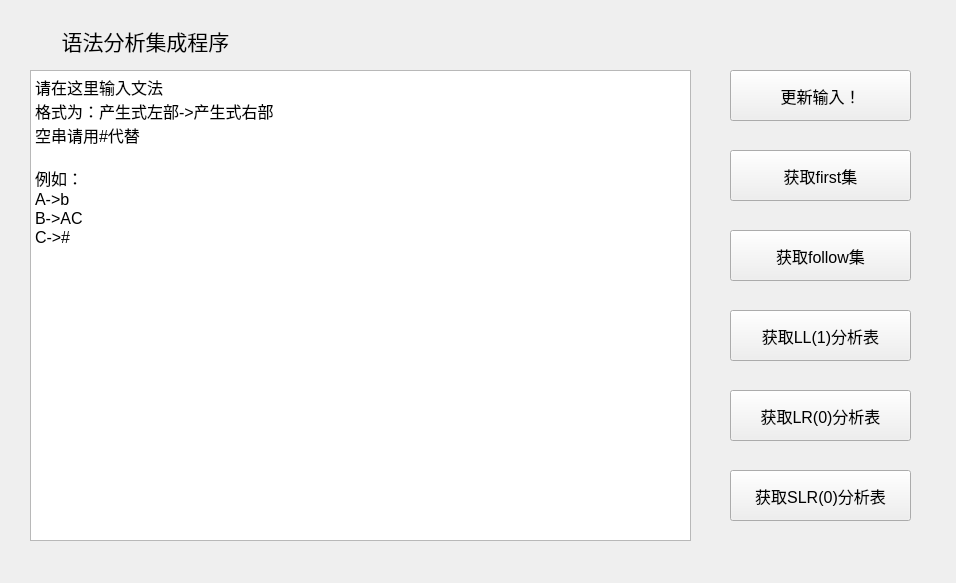
<?xml version="1.0" encoding="UTF-8"?>
<ui version="4.0">
 <class>MainWindow</class>
 <widget class="QMainWindow" name="MainWindow">
  <property name="geometry">
   <rect>
    <x>0</x>
    <y>0</y>
    <width>956</width>
    <height>583</height>
   </rect>
  </property>
  <property name="windowTitle">
   <string>MainWindow</string>
  </property>
  <widget class="QWidget" name="centralWidget">
   <widget class="QLabel" name="title">
    <property name="geometry">
     <rect>
      <x>30</x>
      <y>20</y>
      <width>231</width>
      <height>41</height>
     </rect>
    </property>
    <property name="font">
     <font>
      <family>Adobe Arabic</family>
      <pointsize>16</pointsize>
     </font>
    </property>
    <property name="text">
     <string>语法分析集成程序</string>
    </property>
    <property name="alignment">
     <set>Qt::AlignCenter</set>
    </property>
   </widget>
   <widget class="QTextEdit" name="inputText">
    <property name="geometry">
     <rect>
      <x>30</x>
      <y>70</y>
      <width>661</width>
      <height>471</height>
     </rect>
    </property>
    <property name="font">
     <font>
      <pointsize>12</pointsize>
     </font>
    </property>
    <property name="html">
     <string>&lt;!DOCTYPE HTML PUBLIC &quot;-//W3C//DTD HTML 4.0//EN&quot; &quot;http://www.w3.org/TR/REC-html40/strict.dtd&quot;&gt;
&lt;html&gt;&lt;head&gt;&lt;meta name=&quot;qrichtext&quot; content=&quot;1&quot; /&gt;&lt;style type=&quot;text/css&quot;&gt;
p, li { white-space: pre-wrap; }
&lt;/style&gt;&lt;/head&gt;&lt;body style=&quot; font-family:'SimSun'; font-size:12pt; font-weight:400; font-style:normal;&quot;&gt;
&lt;p style=&quot; margin-top:0px; margin-bottom:0px; margin-left:0px; margin-right:0px; -qt-block-indent:0; text-indent:0px;&quot;&gt;请在这里输入文法&lt;/p&gt;
&lt;p style=&quot; margin-top:0px; margin-bottom:0px; margin-left:0px; margin-right:0px; -qt-block-indent:0; text-indent:0px;&quot;&gt;格式为：产生式左部-&amp;gt;产生式右部&lt;/p&gt;
&lt;p style=&quot; margin-top:0px; margin-bottom:0px; margin-left:0px; margin-right:0px; -qt-block-indent:0; text-indent:0px;&quot;&gt;空串请用#代替&lt;/p&gt;
&lt;p style=&quot;-qt-paragraph-type:empty; margin-top:0px; margin-bottom:0px; margin-left:0px; margin-right:0px; -qt-block-indent:0; text-indent:0px;&quot;&gt;&lt;br /&gt;&lt;/p&gt;
&lt;p style=&quot; margin-top:0px; margin-bottom:0px; margin-left:0px; margin-right:0px; -qt-block-indent:0; text-indent:0px;&quot;&gt;例如：&lt;/p&gt;
&lt;p style=&quot; margin-top:0px; margin-bottom:0px; margin-left:0px; margin-right:0px; -qt-block-indent:0; text-indent:0px;&quot;&gt;A-&amp;gt;b&lt;/p&gt;
&lt;p style=&quot; margin-top:0px; margin-bottom:0px; margin-left:0px; margin-right:0px; -qt-block-indent:0; text-indent:0px;&quot;&gt;B-&amp;gt;AC&lt;/p&gt;
&lt;p style=&quot; margin-top:0px; margin-bottom:0px; margin-left:0px; margin-right:0px; -qt-block-indent:0; text-indent:0px;&quot;&gt;C-&amp;gt;#&lt;/p&gt;&lt;/body&gt;&lt;/html&gt;</string>
    </property>
   </widget>
   <widget class="QPushButton" name="getFirstSet">
    <property name="geometry">
     <rect>
      <x>730</x>
      <y>150</y>
      <width>181</width>
      <height>51</height>
     </rect>
    </property>
    <property name="font">
     <font>
      <pointsize>12</pointsize>
     </font>
    </property>
    <property name="text">
     <string>获取first集</string>
    </property>
   </widget>
   <widget class="QPushButton" name="getFollowSet">
    <property name="geometry">
     <rect>
      <x>730</x>
      <y>230</y>
      <width>181</width>
      <height>51</height>
     </rect>
    </property>
    <property name="font">
     <font>
      <pointsize>12</pointsize>
     </font>
    </property>
    <property name="text">
     <string>获取follow集</string>
    </property>
   </widget>
   <widget class="QPushButton" name="getLLTable">
    <property name="geometry">
     <rect>
      <x>730</x>
      <y>310</y>
      <width>181</width>
      <height>51</height>
     </rect>
    </property>
    <property name="font">
     <font>
      <pointsize>12</pointsize>
     </font>
    </property>
    <property name="text">
     <string>获取LL(1)分析表</string>
    </property>
   </widget>
   <widget class="QPushButton" name="getLRTable">
    <property name="geometry">
     <rect>
      <x>730</x>
      <y>390</y>
      <width>181</width>
      <height>51</height>
     </rect>
    </property>
    <property name="font">
     <font>
      <pointsize>12</pointsize>
     </font>
    </property>
    <property name="text">
     <string>获取LR(0)分析表</string>
    </property>
   </widget>
   <widget class="QPushButton" name="getSLRTable">
    <property name="geometry">
     <rect>
      <x>730</x>
      <y>470</y>
      <width>181</width>
      <height>51</height>
     </rect>
    </property>
    <property name="font">
     <font>
      <pointsize>12</pointsize>
     </font>
    </property>
    <property name="text">
     <string>获取SLR(0)分析表</string>
    </property>
   </widget>
   <widget class="QPushButton" name="enterInput">
    <property name="geometry">
     <rect>
      <x>730</x>
      <y>70</y>
      <width>181</width>
      <height>51</height>
     </rect>
    </property>
    <property name="font">
     <font>
      <pointsize>12</pointsize>
     </font>
    </property>
    <property name="text">
     <string>更新输入！</string>
    </property>
   </widget>
  </widget>
 </widget>
 <layoutdefault spacing="6" margin="11"/>
 <resources/>
 <connections/>
</ui>
